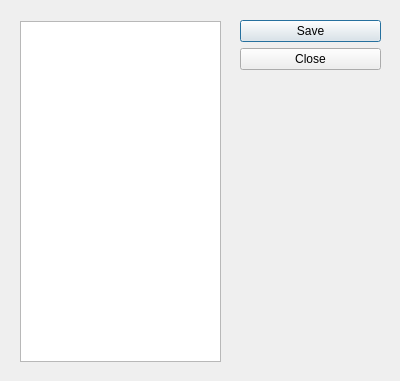
<?xml version="1.0" encoding="UTF-8"?>
<ui version="4.0">
 <class>Dialog</class>
 <widget class="QDialog" name="Dialog">
  <property name="geometry">
   <rect>
    <x>0</x>
    <y>0</y>
    <width>400</width>
    <height>381</height>
   </rect>
  </property>
  <property name="windowTitle">
   <string>Export to Image</string>
  </property>
  <widget class="QDialogButtonBox" name="buttonBox">
   <property name="geometry">
    <rect>
     <x>240</x>
     <y>20</y>
     <width>141</width>
     <height>341</height>
    </rect>
   </property>
   <property name="orientation">
    <enum>Qt::Vertical</enum>
   </property>
   <property name="standardButtons">
    <set>QDialogButtonBox::Close|QDialogButtonBox::Save</set>
   </property>
  </widget>
  <widget class="QListView" name="lstLayers">
   <property name="geometry">
    <rect>
     <x>20</x>
     <y>21</y>
     <width>201</width>
     <height>341</height>
    </rect>
   </property>
  </widget>
 </widget>
 <resources/>
 <connections>
  <connection>
   <sender>buttonBox</sender>
   <signal>accepted()</signal>
   <receiver>Dialog</receiver>
   <slot>accept()</slot>
   <hints>
    <hint type="sourcelabel">
     <x>248</x>
     <y>254</y>
    </hint>
    <hint type="destinationlabel">
     <x>157</x>
     <y>274</y>
    </hint>
   </hints>
  </connection>
  <connection>
   <sender>buttonBox</sender>
   <signal>rejected()</signal>
   <receiver>Dialog</receiver>
   <slot>reject()</slot>
   <hints>
    <hint type="sourcelabel">
     <x>316</x>
     <y>260</y>
    </hint>
    <hint type="destinationlabel">
     <x>286</x>
     <y>274</y>
    </hint>
   </hints>
  </connection>
 </connections>
</ui>
